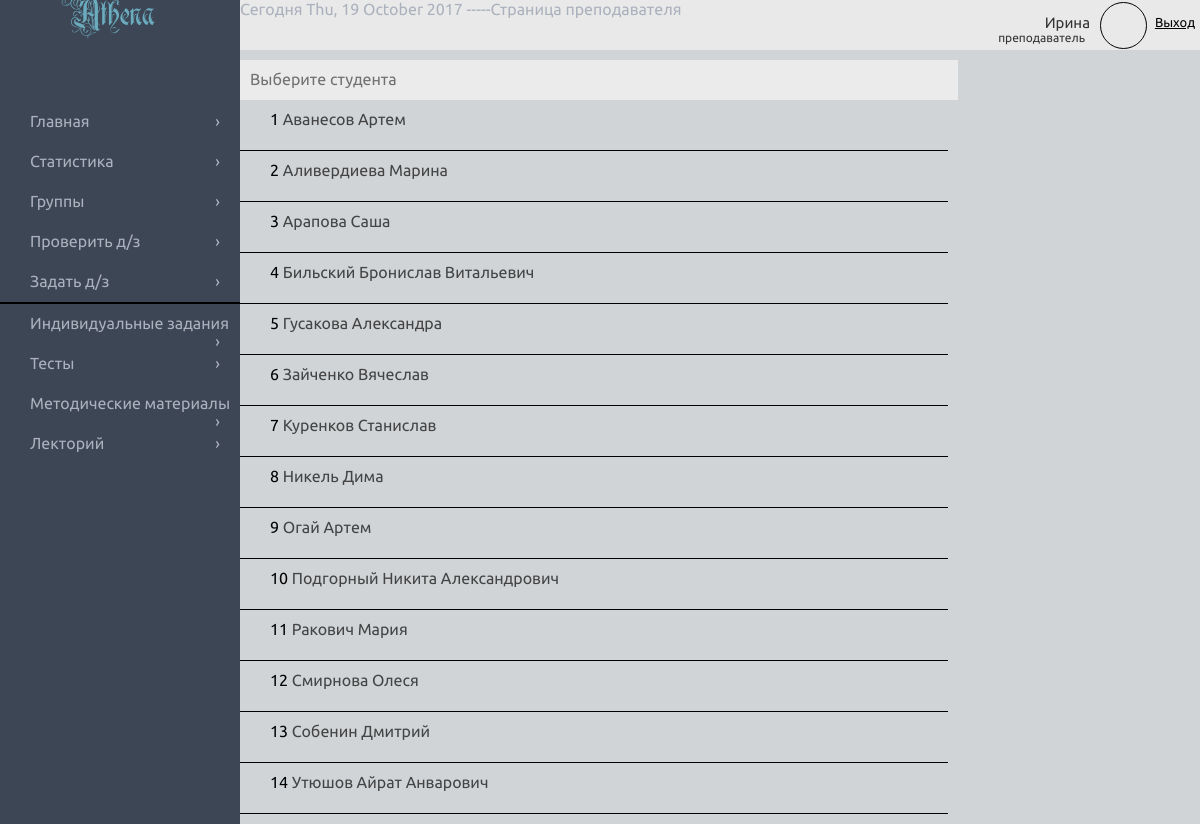
The page /athena.loc/teacher/group.php?group=5843566489b19 (signed in) on the database its author committed.
### tables this page shows
CREATE TABLE IF NOT EXISTS `userlist` (
  `n` int(11) NOT NULL AUTO_INCREMENT,
  `id` varchar(13) NOT NULL,
  `status` varchar(10) NOT NULL,
  `login` varchar(30) NOT NULL,
  `pass` varchar(20) NOT NULL,
  `first_name` varchar(30) NOT NULL,
  `last_name` varchar(30) NOT NULL,
  `middle_name` varchar(30) NOT NULL,
  `idGR` varchar(13) NOT NULL,
  PRIMARY KEY (`id`),
  UNIQUE KEY `n` (`n`)
);

### athena.loc/teacher/group.php (the view, shortened to what this page needs)
<!DOCTYPE html>
<html>
<head>
  <link rel="stylesheet" type="text/css" media="all" href="css/teacher_css_tmp.css" />
</head>
<body>
<?php include("blocks/SitebarL_Header.php");?>
  <div class='groupe_box'>
<?
if (isset($_GET['group'])) {$group = $_GET['group']; if ($group == '') {unset($group);} }
if(isset($group)){
  $result=mysql_query("SELECT * from userlist WHERE idGR='$group' ORDER BY last_name");
  $data=mysql_fetch_assoc($result);
  printf("<div class='title'>Выберите студента</div>");
  $i=1;
  do{
    $fio=$data['last_name']." ".$data['first_name']." ".$data['middle_name'];
    printf("<div class='group_list'>%s <a href=''>%s</a></div>",$i,$fio);
    $i++;
  }
  while ($data=mysql_fetch_assoc($result));
}
?>
  </div>
</body>
</html>

### athena.loc/teacher/blocks/SitebarL_Header.php (shortened to what this page needs)
<div id="sitebarL"><div id="logo">Athena</div>
    <div id="list">
      <div class="stl"><a href="index.php">Главная <span>&#8250;</a></span></div>
      <div class="stl"><a href="analitics.php">Статистика <span>&#8250;</a></span></div>
      <div class="stl"><a href="group.php">Группы <span>&#8250;</a></span></div>
      <div class="stl"><a href="homework.php">Проверить д/з <span>&#8250;</a></span></div>
      <div class="stl"><a href="insertdz.php">Задать д/з <span>&#8250;</a></span></div>
      <div class="line" style="width:inherit;border:1px solid black;"></div>
      <div class="stl"><a href="inddz.php">Индивидуальные задания <span>&#8250;</a></span></div>
      <div class="stl"><a href="test.php">Тесты <span>&#8250;</a></span></div>
      <div class="stl"><a href="motod.php">Методические материалы <span>&#8250;</a></span></div>
      <div class="stl"><a href="lectoriy.php">Лекторий <span>&#8250;</a></span></div>
    </div>
</div>
<div id="header">
<?
$login=$_SESSION['user']['login'];
$result=mysql_query("SELECT first_name from userlist WHERE login='$login'");
$data=mysql_fetch_assoc($result);
?>
	<? echo "Сегодня ".date(" D, j F Y");
		echo " -----Страница преподавателя";
	?>
	<div id="head_accaunt">
		<p>
			<span class="name"><? echo $data['first_name'];?></span>
			<br>
			<span class="status">преподаватель</span>
		</p>
		<a id="exit">Выход</a>
		<div id="avatar"></div>
	</div>
</div>

### athena.loc/teacher/css/teacher_css_tmp.css (style rules this page uses)
html { background-color: #D0D3D8; background-color: #e0e0e0; background-color: #D0D4D7; color:#ABB1BD; min-width: 980px; }
body { margin: 0 auto; font-family: Ubuntu, 'Arial', cursive; }
p { margin: 0; }
#logo { font-size: 30px; margin: 3px 70px; font-family: Rurintania, 'Arial', cursive; color: #6bacbf; }
#sitebarL { position: fixed; width:20%; height:100%; background-color: #3D4655; }
#sitebarL #list { margin-top: 70px; }
#sitebarL #list .stl { height: 30px; font-size: 16px; padding-left: 30px; padding-top: 10px; }
#sitebarL #list .stl a { color: #ABB1BD; text-decoration: none; }
#sitebarL #list .stl span { float: right; margin-right: 20px; }
#header { height:50px; margin-left: 20%; background-color: #E9E9E9; }
#head_accaunt { width: 300px; font-size: 10px; float: right; }
#head_accaunt p { width: 190px; float: left; text-align: right; padding-right: 10px; color:#333; padding-top: 14px; }
#head_accaunt p span.name { font-size: 15px; }
#head_accaunt p span.status { font-size: 12px; padding-right: 5px; }
#head_accaunt #exit { float: right; margin: 15px 5px 0 0; font-size: 13px; color: black; text-decoration: underline; }
#head_accaunt #avatar { width: 45px; height: 45px; border-radius: 45px; border: 1px solid black; margin-left: 200px; margin-top: 2px; }
.groupe_box { width: 59%; margin-left: 20%; padding-bottom: 10px; }
.groupe_box .title { width: 100%; height: 30px; background-color: #EBEBEB; color: #707070; font-size: 16px; padding: 10px 0 0 10px; margin-top: 10px; }
.groupe_box .group_list { height: 30px; padding: 10px 0; border-bottom:1px solid black; color:black; padding-left: 30px; }
.groupe_box .group_list a { color: #444; text-decoration: none; }

### rows shown on the page
userlist: first_name "Ирина"
userlist: fio "Аванесов Артем"
userlist: fio "Аливердиева Марина"
userlist: fio "Арапова Саша"
userlist: fio "Бильский Бронислав Витальевич"
userlist: fio "Гусакова Александра"
userlist: fio "Зайченко Вячеслав"
userlist: fio "Куренков Станислав"
userlist: fio "Никель Дима"
userlist: fio "Огай Артем"
userlist: fio "Подгорный Никита Александрович"
userlist: fio "Ракович Мария"
userlist: fio "Смирнова Олеся"
userlist: fio "Собенин Дмитрий"
userlist: fio "Утюшов Айрат Анварович"
